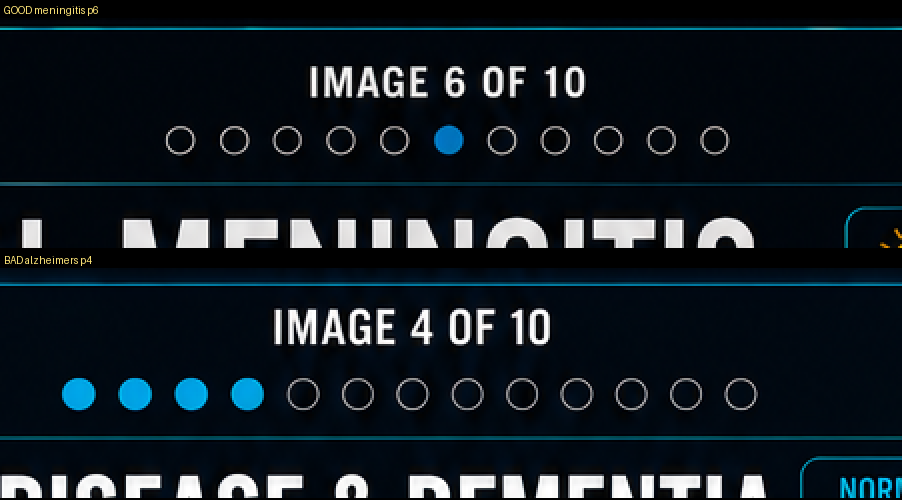
#> input picture galleries-staging/DOTS-defect-example.png, 902 x 500 px; its folder holds 2 pictures in this run
$ python verify_gallery_grouping.py ../galleries-staging
#> lines starting #> are read from the running program, lines starting #| are printed output that depends on the picture; after the words box and inside, x2 and y2 are one past the last pixel; in counts of white or black regions, pixels touching at a corner belong together
#!/usr/bin/env python3
"""Independently verify a visual read of a gallery batch's page order and grouping.

    python3 scripts/verify_gallery_grouping.py <incoming-dir>

Reading page order off a contact sheet is a human step, and CLAUDE.md records a
time I mis-read one and reported two pages as revised when the swap was mine.
This checks the read without repeating it: instead of recognising the glyphs, it
crops the two header regions that identify a page -- the "IMAGE n OF 10" text
and the right-hand condition name -- and clusters pages by pixel similarity.

Two pages showing the same page number have a pixel-identical number crop, and
two pages from the same gallery have a pixel-identical name crop. So the
clusters ARE the grouping, derived mechanically. Cross-tabulating them then
answers the question that matters: does every (condition, page) slot appear
exactly once, and which are missing?

Boxes are fractions of page size, measured off a real page of this template by
drawing a labelled grid over the header, not guessed.
"""
import os, sys, itertools
from PIL import Image
import numpy as np

# Generous bands, not tight boxes. The header block sits at a slightly different
# y on each page -- measured spread is a few tens of pixels -- so a tight
# fixed-fraction box slides off the text and every page ends up looking unique.
# These bands are wide enough to contain the text wherever it sits; the ink
# bounding box below then removes the offset.
NUM_BAND  = (0.380, 0.000, 0.620, 0.075)   # "IMAGE n OF 10"
NAME_BAND = (0.580, 0.010, 0.999, 0.070)   # condition name or ICD-10 code
EXT = {'.jpg', '.jpeg', '.png', '.webp'}
TOL = 12.0         # mean abs grey diff below which two crops are the same text


def crop_sig(path, band, size=(260, 40)):
    """Signature of the text in a band, independent of where the band sits.

    Binarise, take the bounding box of the ink, and normalise that to a fixed
    size. Two pages showing the same words then produce the same signature even
    though their headers are not aligned to the pixel.
    """
    with Image.open(path) as im:
        w, h = im.size
        c = im.convert('L').crop((int(w * band[0]), int(h * band[1]),
                                  int(w * band[2]), int(h * band[3])))
    a = np.asarray(c, dtype=np.float32)
    lo, hi = a.min(), a.max()
    if hi <= lo:
        return np.zeros(size[::-1], dtype=np.float32)
    a = (a - lo) / (hi - lo) * 255
    ink = a > 140                                   # light text on a dark header
    rowhas = ink.any(axis=1)
    if rowhas.sum() < 3:
        return np.asarray(Image.fromarray(a.astype('uint8')).resize(size, Image.LANCZOS),
                          dtype=np.float32)
    # Take only the TOPMOST run of inked rows. In the number band the page-number
    # text sits above the progress dots, and the dots differ from page to page
    # (they are the buggy element in this batch), so including them made every
    # page look unique. In the name band the top run is the specialty line's
    # sibling -- the condition name -- which is what we want to match on.
    idx = np.where(rowhas)[0]
    start = idx[0]
    end = start
    for r in idx[1:]:
        if r - end > 3:                             # a clear gap ends the run
            break
        end = r
    sub = ink[start:end + 1]
    cols = np.where(sub.any(axis=0))[0]
    a = a[start:end + 1, cols.min():cols.max() + 1]
    return np.asarray(Image.fromarray(a.astype('uint8')).resize(size, Image.LANCZOS),
                      dtype=np.float32)


def cluster(items):
    """items: [(key, sig)] -> list of [keys]; greedy, which is fine at this tolerance."""
    reps, out = [], []
    for k, s in items:
        for i, r in enumerate(reps):
            if float(np.abs(s - r).mean()) < TOL:
                out[i].append(k)
                break
        else:
            reps.append(s)
            out.append([k])
    return out


def main():
    d = sys.argv[1]
    files = sorted(f for f in os.listdir(d)
                   if os.path.splitext(f)[1].lower() in EXT and not f.startswith('_contact-'))
    if not files:
        sys.exit('no images')
    paths = {f: os.path.join(d, f) for f in files}

    nums = cluster([(f, crop_sig(paths[f], NUM_BAND)) for f in files])
#> in crop_sig, im is the input picture: PIL image 902x500 RGB; mean R, G, B 17.5, 26.4, 33.5
#> in crop_sig, `lo, hi = a.min(), a.max()`: lo = 0; hi = 111
#> in crop_sig, `ink = a > 140`:
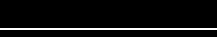
#> ink: shape (37, 217) bool; 5.4% white in thin lines or dots, all inside (x1, y1, x2, y2) = (0, 28, 217, 30)
#> call 2 of crop_sig, with band = (0.38, 0, 0.62, 0.075), size = (260, 40)
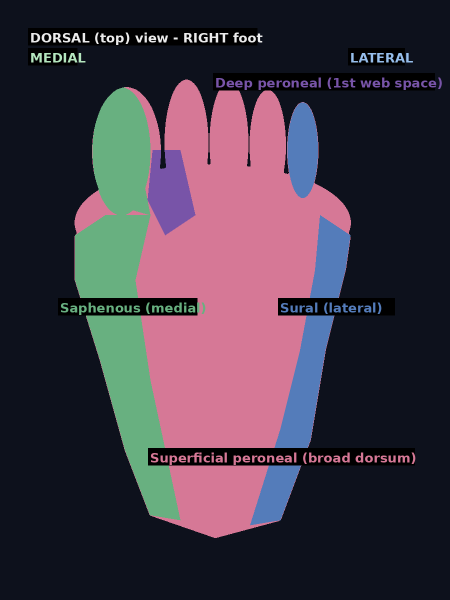
#> input picture galleries-staging/H7-reference-dorsal-sensation-map.png, 900 x 1200 px (shown at 1/2 size)
#> in crop_sig, im is the input picture: PIL image 900x1200 RGB; mean R, G, B 66.6, 55.7, 68.7
#> in crop_sig (call 2), `lo, hi = a.min(), a.max()`: hi = 235
#> in crop_sig (call 2), `ink = a > 140`:
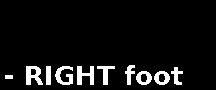
#> ink: shape (90, 216) bool; 6.9% white; 10 white regions, largest, box (x1, y1, x2, y2) and area: (26, 66, 43, 85) 208, (77, 66, 94, 85) 195, (55, 66, 73, 85) 185
#> in crop_sig (call 2), `idx = np.where(rowhas)[0]`: idx = 20 values from 65 to 84
#> in crop_sig (call 2), `start = idx[0]`: start = 65
#> the loop in crop_sig (call 2), `for r in idx[1:]:` made 19 passes
#> in crop_sig (call 2), `sub = ink[start:end + 1]`:
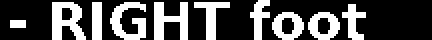
#> sub: shape (20, 216) bool (shown 2 times larger); 30.8% white; 10 white regions, largest, box (x1, y1, x2, y2) and area: (26, 1, 43, 20) 208, (77, 1, 94, 20) 195, (55, 1, 73, 20) 185
#> in crop_sig (call 2), `cols = np.where(sub.any(axis=0))[0]`: cols = 137 values from 5 to 182
#> in cluster, `reps, out = [], []`: reps = []
#> the loop in cluster, `for k, s in items:` made 2 passes
#> k on passes 1 to 2: 'DOTS-defect-example.png', 'H7-reference-dorsal-sensation-map.png'
#> after the loop in cluster, `for k, s in items:`: out = [['DOTS-defect-example.png'], ['H7-reference-dorsal-sensation-map.png']]; reps = 2 items
#> nums has the same summary as out in cluster
    names = cluster([(f, crop_sig(paths[f], NAME_BAND)) for f in files])
#> call 3 of crop_sig, with band = (0.58, 0.01, 0.999, 0.07), size = (260, 40)
#> in crop_sig (call 3), `c = im.convert('L').crop((int(w * band[0]), int(h * band[1]), int(w * ..`:
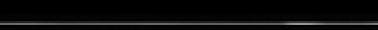
#> c: PIL image 378x30 L; min 0, max 151, mean 10.6
#> in crop_sig (call 3), `lo, hi = a.min(), a.max()`: hi = 151
#> in crop_sig (call 3), `ink = a > 140`: ink: shape (30, 378) bool; 6.7% white in thin lines or dots, all inside (x1, y1, x2, y2) = (0, 23, 378, 25)
#> call 4 of crop_sig, with band = (0.58, 0.01, 0.999, 0.07), size = (260, 40)
#> in crop_sig (call 4), `c = im.convert('L').crop((int(w * band[0]), int(h * band[1]), int(w * ..`:
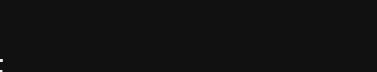
#> c: PIL image 377x72 L; min 17, max 235, mean 17.1
#> in crop_sig (call 4), `lo, hi = a.min(), a.max()`: lo = 17; hi = 235
#> in crop_sig (call 4), `ink = a > 140`: ink: shape (72, 377) bool; 0.05% white; 2 white regions (2 under 20 px)
#> in crop_sig (call 4), `idx = np.where(rowhas)[0]`: idx = [59, 60, 61, 70, 71]
#> in crop_sig (call 4), `start = idx[0]`: start = 59
#> the loop in crop_sig (call 4), `for r in idx[1:]:` made 3 passes
#> (r, end) on passes 1 to 2: (60, 60), (61, 61)
#> r on pass 3: 70
#> in crop_sig (call 4), `cols = np.where(sub.any(axis=0))[0]`: cols = [0, 1, 2]
#> in crop_sig (call 4), `a = a[start:end + 1, cols.min():cols.max() + 1]`: a = [[255, 255, 211.7], [255, 255, 211.7], [255, 255, 211.7]]
#> in crop_sig (call 4), `return np.asarray(Image.fromarray(a.astype('uint8')).resize(size, Imag..`:
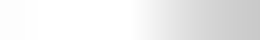
#> returned value: shape (40, 260) float32; min 201, max 255, mean 238.6
#> the loop in cluster (call 2), `for k, s in items:` made 2 passes
#> names has the same summary as out in cluster
    print(f'{len(files)} pages -> {len(nums)} distinct page numbers, {len(names)} distinct galleries\n')
#| 2 pages -> 2 distinct page numbers, 2 distinct galleries

    num_of = {f: i for i, g in enumerate(nums) for f in g}
#> num_of = {'DOTS-defect-example.png': 0, 'H7-reference-dorsal-sensation-map.png': 1}
    name_of = {f: i for i, g in enumerate(names) for f in g}
#> name_of has the same summary as num_of

    # A gallery's pages should cover distinct numbers; use the size-10 galleries
    # to order the number clusters (the cluster containing a gallery's unique
    # page is arbitrary until anchored, so just report the grid and let the
    # caller match it to the visual read).
    print('gallery cluster sizes:', sorted(len(g) for g in names))
#| gallery cluster sizes: [1, 1]
    print('page-number cluster sizes:', sorted(len(g) for g in nums), '\n')
#| page-number cluster sizes: [1, 1]

    bad = 0
    for gi, g in enumerate(names):
        seen = {}
        for f in g:
            seen.setdefault(num_of[f], []).append(f)
        dupes = {k: v for k, v in seen.items() if len(v) > 1}
        flag = ''
        if dupes:
            flag = f'  <-- DUPLICATE page slot(s): {[len(v) for v in dupes.values()]}'
            bad += 1
        if len(g) != 10:
            flag += f'  <-- {len(g)} pages, not 10'
        print(f'  gallery {gi}: {len(g):2d} pages, {len(seen):2d} distinct numbers{flag}')
        for f in dupes.values():
            for x in f:
                print(f'        {x}')
#> this loop made 2 passes
#> (gi, g, flag) on passes 1 to 2: (0, ['DOTS-defect-example.png'], '  <-- 1 pages, not 10'), (1, ['H7-reference-dorsal-sensation-map.png'], '  <-- 1 pages, not 10')
#|   gallery 0:  1 pages,  1 distinct numbers  <-- 1 pages, not 10
#|   gallery 1:  1 pages,  1 distinct numbers  <-- 1 pages, not 10
#> after the loop, bad = 0

    print()
    if len(nums) != 10:
        print(f'NOTE: {len(nums)} page-number clusters, expected 10 for 1..10 galleries.')
#| NOTE: 2 page-number clusters, expected 10 for 1..10 galleries.
        bad += 1
#> bad = 1
    print('GROUPING CONSISTENT' if not bad else f'{bad} problem(s) - see above')
#| 1 problem(s) - see above
    return 1 if bad else 0


if __name__ == '__main__':
#> (the run stopped early here; a loop or call above may not have finished)
